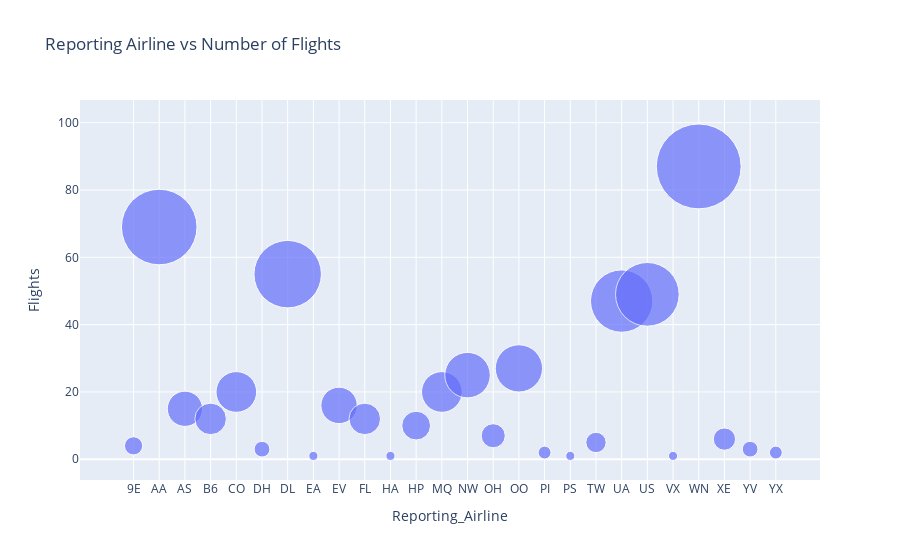

Source (notebook cell):
### Code cell
bub_data = air_data.groupby('Reporting_Airline')['Flights'].sum().reset_index()
fig = px.scatter(bub_data, x="Reporting_Airline", y="Flights", size="Flights",
                 hover_name="Reporting_Airline", title='Reporting Airline vs Number of Flights', size_max=60)
fig.show()

### Figure 1 — Plotly figure (JSON) as saved in the notebook; plotly's stock layout.template omitted (floating-point values rounded to 4 significant figures)
{"data": [{"hovertemplate": "<b>%{hovertext}</b><br><br>Reporting_Airline=%{x}<br>Flights=%{marker.size}<extra></extra>", "hovertext": ["9E", "AA", "AS", "B6", "CO", "DH", "DL", "EA", "EV", "FL", "HA", "HP", "MQ", "NW", "OH", "OO", "PI", "PS", "TW", "UA", "US", "VX", "WN", "XE", "YV", "YX"], "legendgroup": "", "marker": {"color": "#636efa", "size": [4, 69, 15, 12, 20, 3, 55, 1, 16, 12, 1, 10, 20, 25, 7, 27, 2, 1, 5, 47, 49, 1, 87, 6, 3, 2], "sizemode": "area", "sizeref": 0.02417, "symbol": "circle"}, "mode": "markers", "name": "", "orientation": "v", "showlegend": false, "type": "scatter", "x": ["9E", "AA", "AS", "B6", "CO", "DH", "DL", "EA", "EV", "FL", "HA", "HP", "MQ", "NW", "OH", "OO", "PI", "PS", "TW", "UA", "US", "VX", "WN", "XE", "YV", "YX"], "xaxis": "x", "y": [4, 69, 15, 12, 20, 3, 55, 1, 16, 12, 1, 10, 20, 25, 7, 27, 2, 1, 5, 47, 49, 1, 87, 6, 3, 2], "yaxis": "y"}], "layout": {"legend": {"itemsizing": "constant", "tracegroupgap": 0}, "title": {"text": "Reporting Airline vs Number of Flights"}, "xaxis": {"anchor": "y", "domain": [0, 1], "title": {"text": "Reporting_Airline"}}, "yaxis": {"anchor": "x", "domain": [0, 1], "title": {"text": "Flights"}}}}
